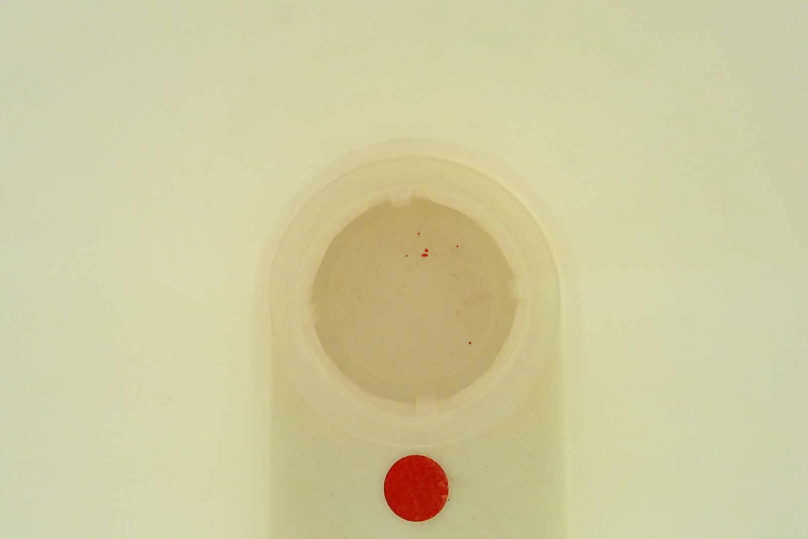
%> input picture 1W92_C.jpg, 1616 x 1077 px (shown at 1/2 size)
$ octave main.m   (GNU Octave 9; MATLAB toolbox functions it lacks are replaced by stand-ins)
%> lines starting %> are read from the running program, lines starting %| are printed output that depends on the picture; in (x1, y1, x2, y2) boxes, pixels count from 0 and x2, y2 are one past the last pixel; in counts of white or black regions, pixels touching at a corner belong together; the program's own positions count from 1
### binarization.m
function [figure_pair, negative_binary_image, negative_roi_binary_image] = binarization(image, roi)
    %{
        Function description.

        This function receives an RGB image with a region of
        interest (ROI), passes it to grayscale, creates cropped
        image according to ROI, performs binarization of such
        image (with a threshold of 140 / 256) and computes negative
        of both images.

        Parameters
        ----------
        image : 3-channel uint8 matrix
            Original image.
        roi : single channel uint8 matrix, with shape of image.
            Region of interest.

        Returns
        -------
        figure_pair : figure
            Figure with both cropped grayscale image and negative
            of binarized cropped image.
        negative_binary_image : single channel uint8 matrix
            Complementary binary image of original image.
        negative_cropped_binary_image : single channel uint8 matrix
            Complementary binary image of cropped image.

    %}
    % Pass rgb image to grayscale
    image = rgb2gray(image);
    % Crop roi from image
    roi_image = imcrop(image, roi);

    % Binarizes complete image
    binary_image = imbinarize(image, 140 / 256);
    % Computes complementary (negative) from binary image
    negative_binary_image = imcomplement(binary_image);
    % Repeats for cropped image. Binarizes cropped image
    roi_binary_image = imbinarize(roi_image, 140 / 256);
    % Computes complementary (negative) from cropped binary image
    negative_roi_binary_image = imcomplement(roi_binary_image);

    % Creates figure with both cropped grayscale image and negative of
    % binarized cropped image.
    figure
    figure_pair = imshowpair(roi_image, negative_roi_binary_image, 'montage');
    title('Gray image vs binary cropped image')

end

### table_characteristics.m
function [stats_roi, n_thrombi, stats_below_500, stats_500, stats_800, stats_1000, major_axis_length] = table_characteristics(negative_binary_image, negative_roi_binary_image)
    %{
        Function description.

        Parameters
        ----------
        negative_binary_image : single channel uint8 matrix
            Complementary binary image of original image.
        negative_roi_binary_image : single channel uint8 matrix
            Complementary binary image of cropped image.

        Returns
        -------
        stats_roi : Table with all detected particles and their features
            according to Major Axis Length (MAL), Minor Axis Length (MIL) and
            Area.
        n_thrombi : Number of thrombi in the image.
        stats_below_500 : Table for all thrombi with MAL < 500um
        stats_500 : Table for all thrombi with MAL > 500um
        stats_800 : Table for all thrombi with MAL > 800um
        stats_1000 : Table for all thrombi with MAL > 1000um
        major_axis_length : Length of the largest detected particle in um.
    %}
    % Initial number of thrombi detected by the algorithm (complete image)
    label = bwlabel(negative_binary_image);
    n_thrombi = max(max(label));
    label_filt = bwareafilt(negative_binary_image, n_thrombi);
    % Initial number of thrombi detected by the algorithm (roi)
    label_roi = bwlabel(negative_roi_binary_image);
    n_thrombi_roi = max(max(label_roi));
    label_filt_roi = bwareafilt(negative_roi_binary_image, n_thrombi_roi);

    % Table that shows the major axis length (MIL), minor axis length (MAL) and area for each element of the image
    stats = sortrows(regionprops('table', label_filt, 'MajorAxisLength', 'MinorAxisLength', 'Area'));
    mean_axis_length = (max(stats.MajorAxisLength) + max(stats.MinorAxisLength)) / 2;
    major_axis_length = max(stats.MajorAxisLength);

    % Conversion pixel to um
    conversion = (0.8 * 10 ^ 4 / mean_axis_length);

    % Table that shows the MIL, MAL and area for each element of the cropped image
    stats_roi = sortrows(regionprops('table', label_filt_roi, 'MajorAxisLength', 'MinorAxisLength', 'Area'));

    % We convert MIL, MAL and area from pixel units to um units
    for i = 1:n_thrombi_roi
        stats_roi.MajorAxisLength(i) = stats_roi.MajorAxisLength(i) * conversion;
        stats_roi.MinorAxisLength(i) = stats_roi.MinorAxisLength(i) * conversion;
        stats_roi.Area(i) = stats_roi.Area(i)*(conversion)^2;
    end

    % We remove all thrombi with a MAL < 100 um
    particles_to_delete = stats_roi.MajorAxisLength < 100;
    stats_roi(particles_to_delete, :) = [];

    % Update thrombi count
    n_thrombi = height(stats_roi);

    % We create another table with only values for MAL < 500um
    stats_below_500 = stats_roi(stats_roi.MajorAxisLength < 500, :);
    % We create another table with only values for MAL > 500um
    stats_500 = stats_roi(stats_roi.MajorAxisLength > 500, :);
    % We create another table with only values for MAL > 800um
    stats_800 = stats_roi(stats_roi.MajorAxisLength > 800, :);
    % We create another table with only values for MAL > 1000um
    stats_1000 = stats_roi(stats_roi.MajorAxisLength > 1000, :);

end

### main.m
% Clear environment
close all
clearvars
clc

%% Image processing pipeline

% The code starts with the image detection and a subsequent binarization to differentiate the particles from the background.
% With the application of MATLAB bwlabel and regionprops various relevant parameters are obtained to characterize the particles.

% Read example image
image = imread('1W92_C.jpg');
%> image is the input picture: size 1077x1616x3 uint8; mean R, G, B 207.1, 202.3, 159.2

% Define different regions of interest (roi)
% The region of interest is set to only take into account the region of the
% image where particles are located. Several rois are displayed for
% different image types with diverse dimensions.

roi_1 = [200 100 1280 750];
roi_2 = [410 176 840 620];
roi_3 = [445 290 770 600];
roi_4 = [410 260 880 660];

% Perform binarization
[figure_pair, negative_binary_image, negative_roi_binary_image] = binarization(image, roi_3);
%> in binarization, `image = rgb2gray(image);`:
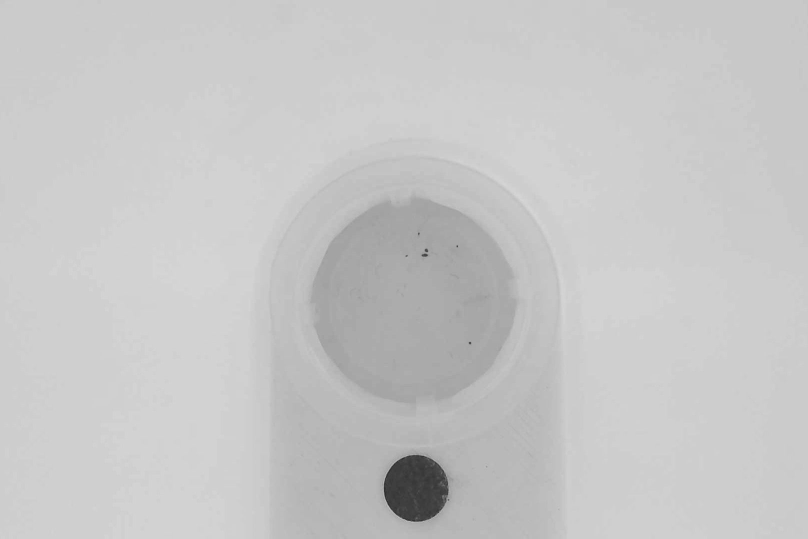
%> image: size 1077x1616 uint8 (shown at 1/2 size); min 33, max 218, mean 198.9
%> in binarization, `roi_image = imcrop(image, roi);`:
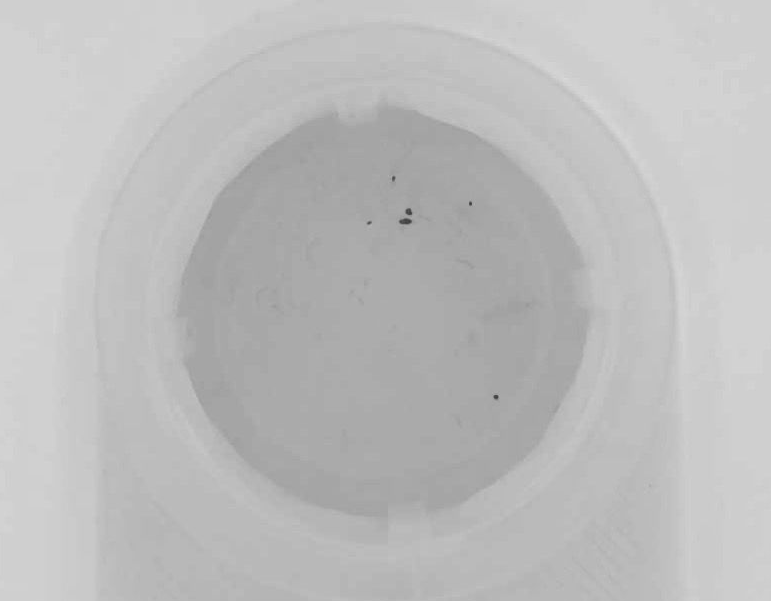
%> roi_image: size 601x771 uint8; min 58, max 218, mean 189.2
%> in binarization, `binary_image = imbinarize(image, 140 / 256);`:
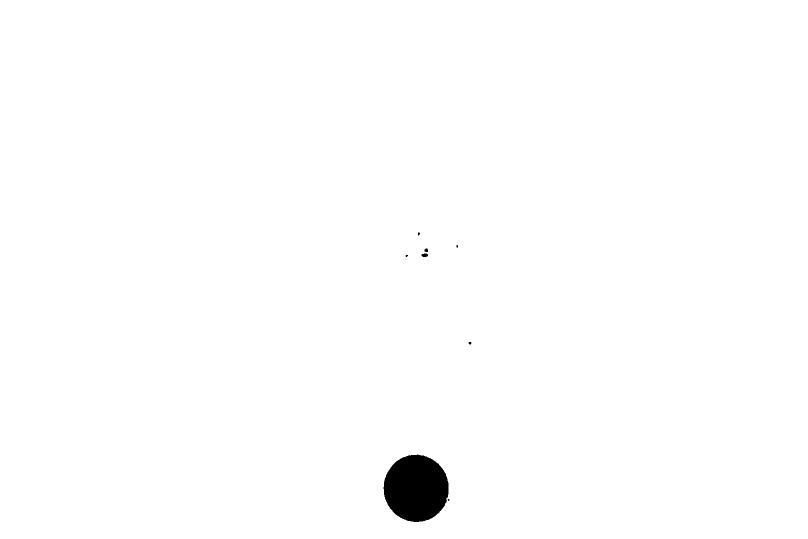
%> binary_image: size 1077x1616 logical (shown at 1/2 size); 99.2% white; 8 black regions (4 under 20 px), largest, box (x1, y1, x2, y2) and area: (767, 909, 897, 1044) 13710, (843, 507, 856, 514) 73, (849, 497, 856, 504) 42, (937, 684, 943, 689) 23
%> in binarization, `roi_binary_image = imbinarize(roi_image, 140 / 256);`:
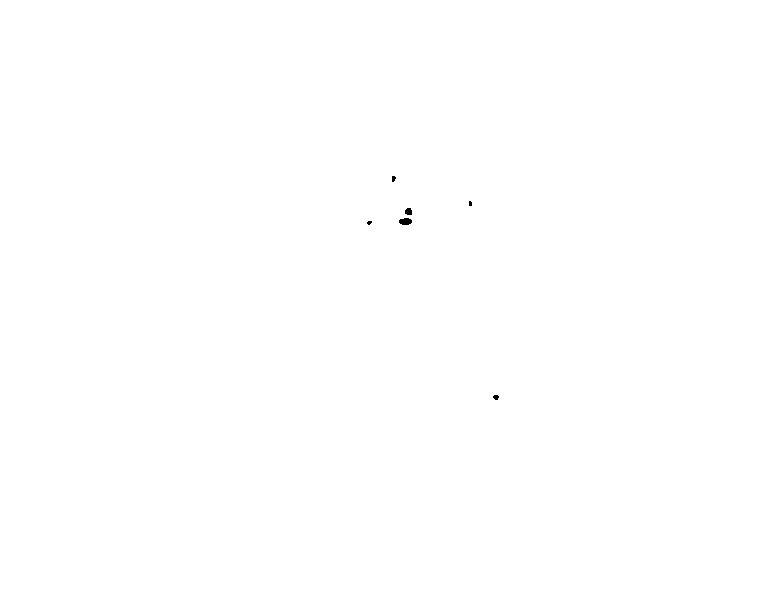
%> roi_binary_image: size 601x771 logical; 100% white; 6 black regions (3 under 20 px), largest, box (x1, y1, x2, y2) and area: (399, 218, 412, 225) 73, (405, 208, 412, 215) 42, (493, 395, 499, 400) 23
%> in binarization, `figure_pair = imshowpair(roi_image, negative_roi_binary_image, 'montag..`:
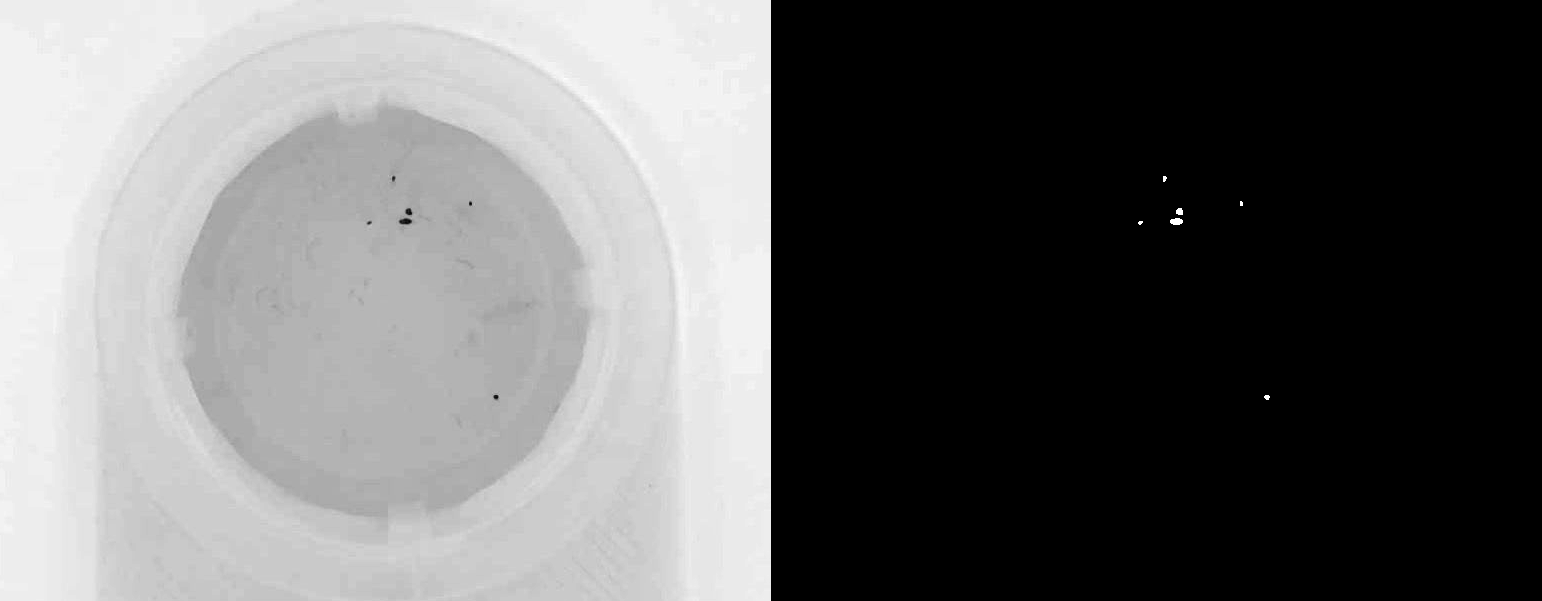
%> displayed picture: size 601x1542, on the screen's scale of 0 to 255; min 0, max 255, mean 104.6
%> figure_pair = -39.77

% Extract thrombi characteristics in roi
[stats_roi, n_thrombi, stats_below_500, stats_500, stats_800, stats_1000, major_axis_length] = table_characteristics(negative_binary_image, negative_roi_binary_image);
%> in table_characteristics, `label = bwlabel(negative_binary_image);`:
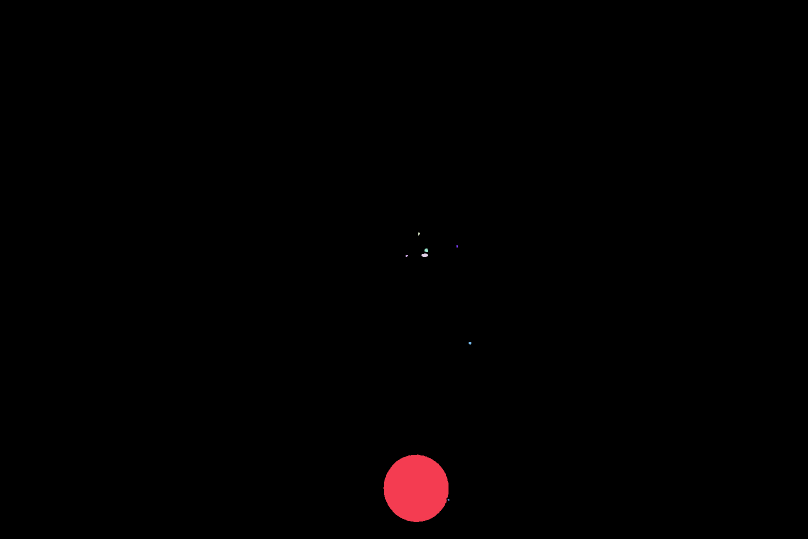
%> label: size 1077x1616 double (shown at 1/2 size); 9 distinct labels, from 0 to 8; one colour per label, 0 black
%> in table_characteristics, `n_thrombi = max(max(label));`: n_thrombi = 8
%> in table_characteristics, `label_roi = bwlabel(negative_roi_binary_image);`:
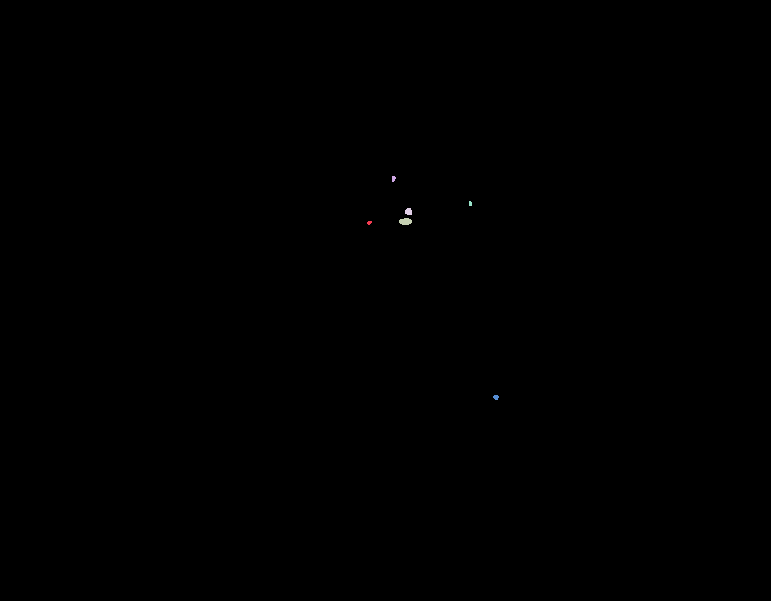
%> label_roi: size 601x771 double; 7 distinct labels, from 0 to 6; one colour per label, 0 black
%> in table_characteristics, `n_thrombi_roi = max(max(label_roi));`: n_thrombi_roi = 6
%> the run ends on the next line
